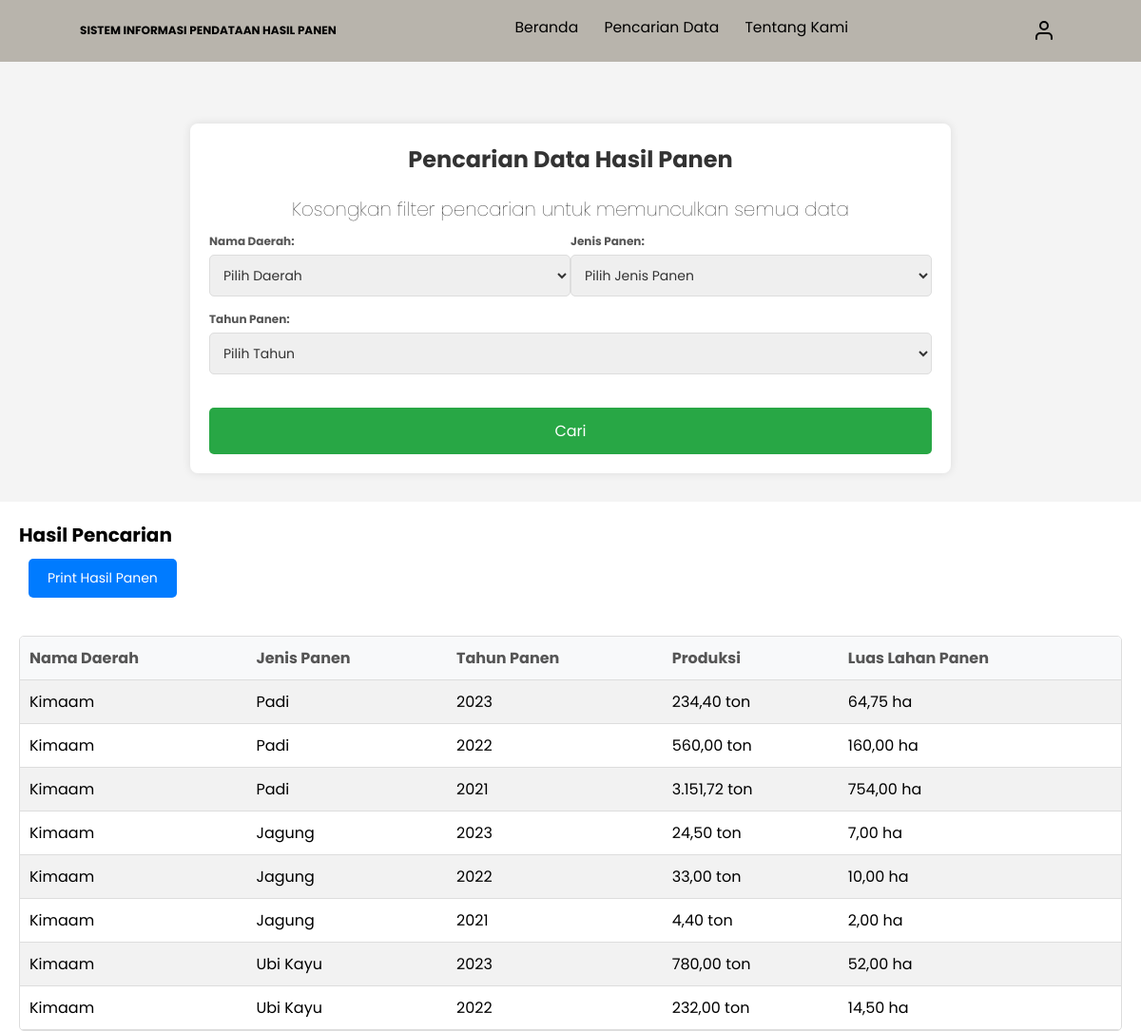
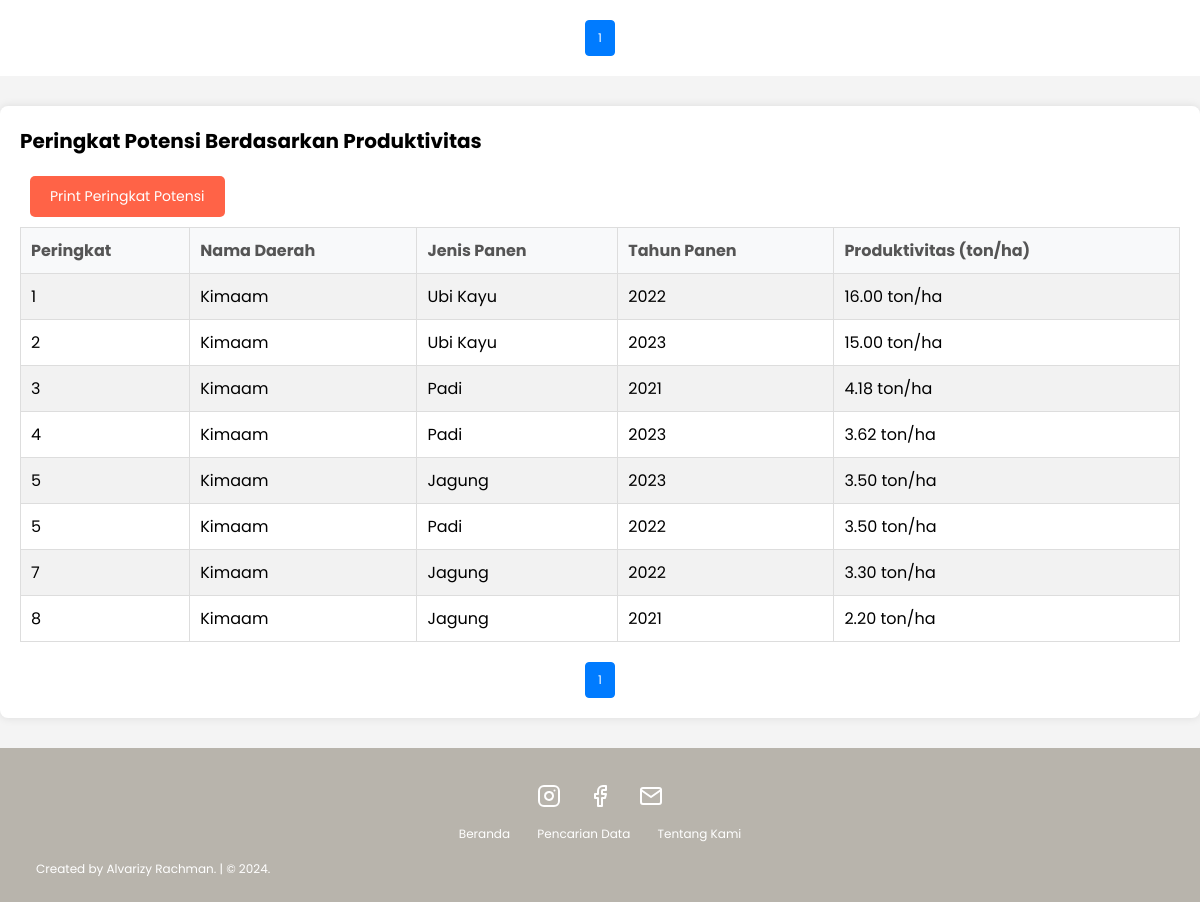
The app's page /pencarian.php?nama_daerah=9 with its own data (2 pictures, top to bottom).
### tables this page shows
CREATE TABLE `hasil_panen` (
  `id_hasil_panen` int(11) NOT NULL,
  `id_jenis_panen` int(11) NOT NULL,
  `id_daerah` int(11) NOT NULL,
  `tahun_panen` year(4) NOT NULL,
  `kuantitas` decimal(10,2) NOT NULL,
  `luas_lahan_tanam` decimal(10,2) NOT NULL,
  `luas_lahan_panen` decimal(10,2) NOT NULL,
  `produktivitas_per_hektar` decimal(10,2) DEFAULT NULL
);

CREATE TABLE `data_daerah` (
  `id_daerah` int(11) NOT NULL,
  `nama_daerah` varchar(255) NOT NULL,
  `luas_wilayah` double(10,2) NOT NULL
);

CREATE TABLE `jenis_panen` (
  `id_jenis_panen` int(11) NOT NULL,
  `nama_jenis_panen` varchar(255) NOT NULL
);

### pencarian.php (the view, shortened to what this page needs)
<?php
include 'config.php';
include 'includes/header.php';
?>
<!DOCTYPE html>
<html lang="en">
<head>
    <link rel="stylesheet" href="css/pencariannew.css">
    <link rel="stylesheet" href="css/index_footer.css">
    <link rel="stylesheet" href="css/index_header.css">
</head>
<body>
<section>
    <main class="search-container">
        <h1 class="search-title">Pencarian Data Hasil Panen</h1>
        <h4>Kosongkan filter pencarian untuk memunculkan semua data</h4>
        <form class="search-form" action="pencarian.php" method="GET">
            <div class="form-group">
                <label for="nama_daerah" class="form-label">Nama Daerah:</label>
                <select id="nama_daerah" name="nama_daerah" class="form-input" title="Pilih nama daerah dari daftar yang tersedia.">
                    <option value="">Pilih Daerah</option>
                </select>
            </div>
            <div class="form-group">
                <label for="jenis_panen" class="form-label">Jenis Panen:</label>
                <select id="jenis_panen" name="jenis_panen" class="form-input" title="Pilih jenis panen yang diinginkan.">
                    <option value="">Pilih Jenis Panen</option>
                </select>
            </div>
            <div class="form-group">
                <label for="tahun_panen" class="form-label">Tahun Panen:</label>
                <select id="tahun_panen" name="tahun_panen" class="form-input" title="Pilih tahun panen (hanya tahun).">
                    <option value="">Pilih Tahun</option>
                </select>
            </div>
            <button type="submit" class="form-button">Cari</button>
        </form>
    </main>
</section>
<section>
<div class="hasil_panen">
    <div class="box_hp">
        <div class="title-hasil-pencarian">
            <div class="box_judul">
                <h2 class="judul-hasil-pencarian">Hasil Pencarian</h2>
                <button onclick="printHasilPanen()" class="print-button">Print Hasil Panen</button>
            </div>
        </div>
        <div id="hasil_panen_tabel">
            <?php
            $nama_daerah = $_GET['nama_daerah'] ?? '';
            $jenis_panen = $_GET['jenis_panen'] ?? '';
            $tahun_panen = $_GET['tahun_panen'] ?? '';
            $is_filter_applied = !empty($nama_daerah) || !empty($jenis_panen) || !empty($tahun_panen);
            if ($is_filter_applied) {
                $page = isset($_GET['page']) ? (int)$_GET['page'] : 1;
                $limit = 10;
                $offset = ($page - 1) * $limit;
                $count_query = "SELECT COUNT(*) as total
                                FROM hasil_panen
                                JOIN jenis_panen ON hasil_panen.id_jenis_panen = jenis_panen.id_jenis_panen
                                JOIN data_daerah ON hasil_panen.id_daerah = data_daerah.id_daerah
                                WHERE (hasil_panen.id_daerah = ? OR ? = '')
                                AND (hasil_panen.id_jenis_panen = ? OR ? = '')
                                AND (YEAR(hasil_panen.tahun_panen) = ? OR ? = '')";
                $data_query = "SELECT hasil_panen.*, jenis_panen.nama_jenis_panen, data_daerah.nama_daerah
                               FROM hasil_panen
                               JOIN jenis_panen ON hasil_panen.id_jenis_panen = jenis_panen.id_jenis_panen
                               JOIN data_daerah ON hasil_panen.id_daerah = data_daerah.id_daerah
                               WHERE (hasil_panen.id_daerah = ? OR ? = '')
                               AND (hasil_panen.id_jenis_panen = ? OR ? = '')
                               AND (YEAR(hasil_panen.tahun_panen) = ? OR ? = '')
                               LIMIT ? OFFSET ?";
                $count_stmt = $conn->prepare($count_query);
                $count_stmt->bind_param('ssssss', $nama_daerah, $nama_daerah, $jenis_panen, $jenis_panen, $tahun_panen, $tahun_panen);
                $count_stmt->execute();
                $count_result = $count_stmt->get_result();
                $total_rows = $count_result->fetch_assoc()['total'];
                $total_pages = ceil($total_rows / $limit);
                $data_stmt = $conn->prepare($data_query);
                $data_stmt->bind_param('ssssssii', $nama_daerah, $nama_daerah, $jenis_panen, $jenis_panen, $tahun_panen, $tahun_panen, $limit, $offset);
                $data_stmt->execute();
                $result = $data_stmt->get_result();
                if ($result->num_rows > 0) {
                    echo "<div class='tabel-hasil-panen'>
                            <table border='1'>
                                <tr>
                                    <th>Nama Daerah</th>
                                    <th>Jenis Panen</th>
                                    <th>Tahun Panen</th>
                                    <th>Produksi</th>
                                    <th>Luas Lahan Panen</th>
                                </tr>";
                    while ($row = $result->fetch_assoc()) {
                        echo "<tr>
                                <td>" . htmlspecialchars($row['nama_daerah']) . "</td>
                                <td>" . htmlspecialchars($row['nama_jenis_panen']) . "</td>
                                <td>" . htmlspecialchars($row['tahun_panen']) . "</td>
                                <td>" . number_format($row['kuantitas'], 2, ',', '.') . " ton</td>
                                <td>" . number_format($row['luas_lahan_panen'], 2, ',', '.') . " ha</td>
                              </tr>";
                    }
                    echo "</table>
                          </div>";
                    echo "<div class='pagination'>";
                    for ($i = 1; $i <= $total_pages; $i++) {
                        echo "<a href='pencarian.php?page=$i&nama_daerah=$nama_daerah&jenis_panen=$jenis_panen&tahun_panen=$tahun_panen' " . ($i == $page ? 'class="active"' : '') . ">$i</a>";
                    }
                    echo "</div>";
                } else {
                    echo "<p>Data tidak ditemukan.</p>";
                }
            } else {
                echo "<p>Silakan masukkan filter pencarian untuk menampilkan data.</p>";
            }
            ?>
        </div>
    </div>
</div>
<div id="peringkat_potensi">
    <h3>Peringkat Potensi Berdasarkan Produktivitas</h3>
    <button onclick="printPeringkatPotensi()" class="print-button">Print Peringkat Potensi</button>
    <?php
    $limit = 10;
    $page = isset($_GET['page']) ? (int)$_GET['page'] : 1;
    $offset = ($page - 1) * $limit;
    if (!empty($nama_daerah) || !empty($jenis_panen) || !empty($tahun_panen)) {
        $query_peringkat = "SELECT d.nama_daerah, jp.nama_jenis_panen, hp.tahun_panen,
                            hp.kuantitas, hp.luas_lahan_panen,
                            (hp.kuantitas / hp.luas_lahan_panen) AS produktivitas,
                            RANK() OVER (ORDER BY (hp.kuantitas / hp.luas_lahan_panen) DESC) AS peringkat
                            FROM hasil_panen hp
                            JOIN data_daerah d ON hp.id_daerah = d.id_daerah
                            JOIN jenis_panen jp ON hp.id_jenis_panen = jp.id_jenis_panen
                            WHERE 1=1";
        if (!empty($nama_daerah)) {
            $query_peringkat .= " AND d.id_daerah = ?";
        }
        $query_peringkat .= " ORDER BY produktivitas DESC LIMIT ? OFFSET ?";
        $stmt_peringkat = $conn->prepare($query_peringkat);
        $bind_params = [];
        $param_types = '';
        if (!empty($nama_daerah)) {
            $bind_params[] = $nama_daerah;
            $param_types .= 's';
        }
        $bind_params[] = $limit;
        $bind_params[] = $offset;
        $param_types .= 'ii';
        if (!empty($param_types)) {
            $stmt_peringkat->bind_param($param_types, ...$bind_params);
        }
        $stmt_peringkat->execute();
        $result_peringkat = $stmt_peringkat->get_result();
        if ($result_peringkat->num_rows > 0) {
            echo "<table border='1'>
                    <tr>
                        <th>Peringkat</th>
                        <th>Nama Daerah</th>
                        <th>Jenis Panen</th>
                        <th>Tahun Panen</th>
                        <th>Produktivitas (ton/ha)</th>
                    </tr>";
            while ($row_peringkat = $result_peringkat->fetch_assoc()) {
                echo "<tr>
                        <td>" . $row_peringkat['peringkat'] . "</td>
                        <td>" . $row_peringkat['nama_daerah'] . "</td>
                        <td>" . $row_peringkat['nama_jenis_panen'] . "</td>
                        <td>" . htmlspecialchars($row_peringkat['tahun_panen']) . "</td>
                        <td>" . number_format($row_peringkat['produktivitas'], 2) . " ton/ha</td>
                      </tr>";
            }
            echo "</table>";
            $count_query = "SELECT COUNT(*) as total FROM hasil_panen hp
                            JOIN data_daerah d ON hp.id_daerah = d.id_daerah
                            JOIN jenis_panen jp ON hp.id_jenis_panen = jp.id_jenis_panen
                            WHERE 1=1";
            if (!empty($nama_daerah)) {
                $count_query .= " AND d.id_daerah = ?";
            }
            $count_stmt = $conn->prepare($count_query);
            $count_bind_params = [];
            $count_param_types = '';
            if (!empty($nama_daerah)) {
                $count_bind_params[] = $nama_daerah;
                $count_param_types .= 's';
            }
            if (!empty($count_param_types)) {
                $count_stmt->bind_param($count_param_types, ...$count_bind_params);
            }
            $count_stmt->execute();
            $count_result = $count_stmt->get_result();
            $total_count = $count_result->fetch_assoc()['total'];
            $total_pages = ceil($total_count / $limit);
            $query_params = [
                'nama_daerah' => $nama_daerah,
                'jenis_panen' => $jenis_panen,
                'tahun_panen' => $tahun_panen
            ];
            echo "<div class='pagination'>";
            for ($i = 1; $i <= $total_pages; $i++) {
                $query_params['page'] = $i;
                if ($i == $page) {
                    echo "<a href='?" . http_build_query($query_params) . "' class='active'>$i</a>";
                } else {
                    echo "<a href='?" . http_build_query($query_params) . "'>$i</a>";
                }
            }
            echo "</div>";
        } else {
            echo "<p>Data peringkat tidak ditemukan.</p>";
        }
    }
    ?>
</div>
<?php include 'includes/footer.php'; ?>
</html>

### css/pencariannew.css (style rules this page uses)
* { box-sizing: border-box; margin: 0; padding: 0; font-family: "Poppins", sans-serif; }
body { background-color: #f4f4f4; }
.search-container { background-color: #fff; padding: 20px; border-radius: 8px; box-shadow: 0 0 10px rgba(0, 0, 0, 0.1); margin: 130px auto 0px; max-width: 800px; }
.search-container h4 { font-weight: 100; font-size: 20px; margin: 10px; text-align: center; }
.judul-hasil-pencarian { font-size: 20px; }
.box_hp { margin-top: 30px; margin-bottom: 30px; padding: 20px; background-color: #fff; }
.search-title { font-size: 24px; color: #333; margin-bottom: 20px; text-align: center; }
.search-form { display: flex; flex-wrap: wrap; justify-content: space-between; }
.form-group { margin-bottom: 15px; flex: 1 1 45%; }
.form-label { display: block; font-weight: bold; color: #555; margin-bottom: 5px; }
.form-input { width: 100%; padding: 10px; border: 1px solid #ddd; border-radius: 5px; font-size: 14px; color: #333; }
.form-button { width: 100%; padding: 12px; background-color: #28a745; color: white; border: none; border-radius: 5px; cursor: pointer; font-size: 16px; margin-top: 20px; }
.tabel-hasil-panen { margin-top: 30px; border: 1px solid #ddd; border-radius: 5px; overflow: hidden; }
.tabel-hasil-panen table { width: 100%; border-collapse: collapse; }
.tabel-hasil-panen th, .tabel-hasil-panen td { padding: 10px; text-align: left; border-bottom: 1px solid #ddd; }
.tabel-hasil-panen th { background-color: #f8f9fa; color: #555; }
.tabel-hasil-panen tr:nth-child(even) { background-color: #f2f2f2; }
.print-button { padding: 10px 20px; background-color: #007bff; color: white; border: none; border-radius: 5px; cursor: pointer; font-size: 14px; margin: 10px; display: inline-block; }
#peringkat_potensi { margin-top: 30px; margin-bottom: 30px; background-color: #fff; padding: 20px; border-radius: 8px; box-shadow: 0 0 10px rgba(0, 0, 0, 0.1); }
#peringkat_potensi h3 { font-size: 20px; }
#peringkat_potensi table { width: 100%; border-collapse: collapse; }
#peringkat_potensi th, #peringkat_potensi td { padding: 10px; text-align: left; border: 1px solid #ddd; }
#peringkat_potensi th { background-color: #f8f9fa; color: #555; }
#peringkat_potensi tr:nth-child(even) { background-color: #f2f2f2; }
#peringkat_potensi .print-button { margin-top: 20px; background-color: #ff6347; font-size: 14px; padding: 10px 20px; display: inline-block; }
.form-input { position: relative; cursor: pointer; }
.pagination { display: flex; justify-content: center; margin-top: 20px; }
.pagination a { padding: 8px 12px; margin: 0 5px; border: 1px solid #007bff; color: #007bff; text-decoration: none; border-radius: 4px; transition: background-color 0.3s, color 0.3s; }
.pagination a.active { background-color: #007bff; color: white; }

### css/index_footer.css (style rules this page uses)
* { font-family: "Poppins", sans-serif; margin: 0; padding: 0; box-sizing: border-box; outline: none; border: none; text-decoration: none; }

### css/index_header.css (style rules this page uses)
* { font-family: "Poppins", sans-serif; }
@media (max-width: 1366px) { html { font-size: 75%; } }

### records on screen
hasil_panen: id_daerah.nama_daerah "Kimaam", id_jenis_panen.nama_jenis_panen "Padi", tahun_panen "2023", kuantitas "234,40", luas_lahan_panen "64,75", peringkat "4", produktivitas "3.62"
hasil_panen: id_daerah.nama_daerah "Kimaam", id_jenis_panen.nama_jenis_panen "Padi", tahun_panen "2022", kuantitas "560,00", luas_lahan_panen "160,00", peringkat "5", produktivitas "3.50"
hasil_panen: id_daerah.nama_daerah "Kimaam", id_jenis_panen.nama_jenis_panen "Padi", tahun_panen "2021", kuantitas "3.151,72", luas_lahan_panen "754,00", peringkat "3", produktivitas "4.18"
hasil_panen: id_daerah.nama_daerah "Kimaam", id_jenis_panen.nama_jenis_panen "Jagung", tahun_panen "2023", kuantitas "24,50", luas_lahan_panen "7,00", peringkat "5", produktivitas "3.50"
hasil_panen: id_daerah.nama_daerah "Kimaam", id_jenis_panen.nama_jenis_panen "Jagung", tahun_panen "2022", kuantitas "33,00", luas_lahan_panen "10,00", peringkat "7", produktivitas "3.30"
hasil_panen: id_daerah.nama_daerah "Kimaam", id_jenis_panen.nama_jenis_panen "Jagung", tahun_panen "2021", kuantitas "4,40", luas_lahan_panen "2,00", peringkat "8", produktivitas "2.20"
hasil_panen: id_daerah.nama_daerah "Kimaam", id_jenis_panen.nama_jenis_panen "Ubi Kayu", tahun_panen "2023", kuantitas "780,00", luas_lahan_panen "52,00", peringkat "2", produktivitas "15.00"
hasil_panen: id_daerah.nama_daerah "Kimaam", id_jenis_panen.nama_jenis_panen "Ubi Kayu", tahun_panen "2022", kuantitas "232,00", luas_lahan_panen "14,50", peringkat "1", produktivitas "16.00"
